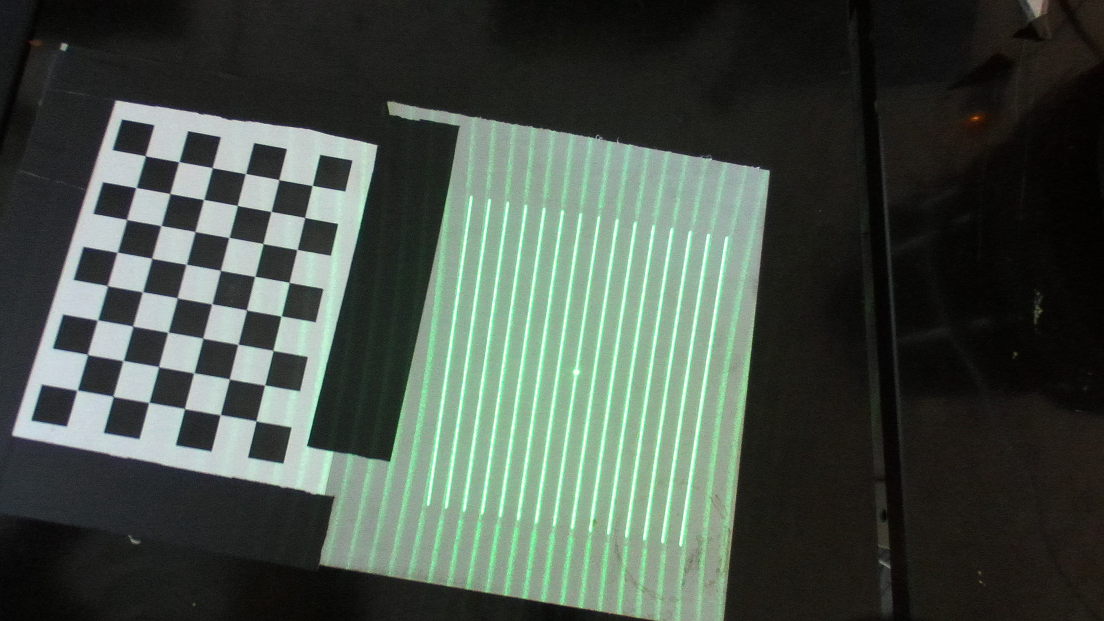
#> input picture calib_imgs/set1/image1.png, 2208 x 1242 px (shown at 1/2 size)
$ python -i calibrate_laser.py   (imports and definitions only)   (older library calls are emulated)
#> lines starting #> are read from the running program, lines starting #| are printed output that depends on the picture
### src/laser_stereo_system/constants.py
import numpy as np
from enum import Enum

class ImageDisplay:
    DISP_COLORS = [ #BGR
        (255,0,0), # royal blue
        (0,255,0), # green
        (0,0,255), # brick red
        (255,255,0), # cyan
        (255,0,255), # magenta
        (0,255,255), # yellow
        (255,160,122), # light salmon
        (180,0,0), # dark blue
        (0,180,0), # forest green
        (0,0,180), # crimson
        (180,180,0), # turquoise
        (180,0,180), # purple
        (0,180,180), # wheat
        (180,180,180), # gray
        (255,180,100), # cerulean
    ]

    DISP_COLORSf = [ #BGR
        (1,0,0), # royal blue
        (0,1,0), # green
        (0,0,1), # brick red
        (1,1,0), # cyan
        (1,0,1), # magenta
        (0,1,1), # yellow
        (1,.627,.478), # light salmon
        (.7,0,0), # dark blue
        (0,.7,0), # forest green
        (0,0,.7), # crimson
        (.7,.7,0), # turquoise
        (.7,0,.7), # purple
        (0,.7,.7), # wheat
        (.7,.7,.7), # gray
        (1,.7,.4), # cerulean
    ]
    SHOW_ALL_IMGS = True
    DEBUG = False

class LaserCalibration:
    MERGE_HLP_LINE_DIST_THRESH = 20
    MERGE_HLP_LINES_ANG_THRESH = 3
    RECORD_DATA = True

class LaserDetection:
    NUM_LASER_LINES = 15
    DEFAULT_GVAL_MIN_VAL = 1910.
    DEFAULT_COLOR_WEIGHTS = (0.12,0.85,.12)#(0.12, 0.85, 0.18) # RGB
    GVAL_WINLEN = 5 # px
    class LaserDetectorStep(Enum):
        ORIG = 1
        REWARD = 2
        GVAL = 3
        SUBPX = 4
        FILTER = 5
        SEGMENT = 6
        ASSOC = 7
        GET3D = 8
    DEFAULT_ROI = ((0.1, 0.25), (0.9, 0.75)) # region of interest defined as (tl, tr) where tl and tr as defined by (height%, width%)

class Camera:

    D = np.array([])
    '''
    The distortion parameters, size depending on the distortion model.
    For "plumb_bob", the 5 parameters are: (k1, k2, t1, t2, k3).
    '''

    K = np.array([])
    '''
    Intrinsic camera matrix for the raw (distorted) images.
        [fx  0 cx]
    K = [ 0 fy cy]
        [ 0  0  1]
    Projects 3D points in the camera coordinate frame to 2D pixel
    coordinates using the focal lengths (fx, fy) and principal point
    (cx, cy).
    '''

    R = np.array([])
    '''
    Rectification matrix (stereo cameras only)
    A rotation matrix aligning the camera coordinate system to the ideal
    stereo image plane so that epipolar lines in both stereo images are
    parallel.
    '''

    P = np.array([])
    '''
    Projection/camera matrix
        [fx'  0  cx' Tx]
    P = [ 0  fy' cy' Ty]
        [ 0   0   1   0]
    By convention, this matrix specifies the intrinsic (camera) matrix
    of the processed (rectified) image. That is, the left 3x3 portion
    is the normal camera intrinsic matrix for the rectified image.
    It projects 3D points in the camera coordinate frame to 2D pixel
    coordinates using the focal lengths (fx', fy') and principal point
    (cx', cy') - these may differ from the values in K.
    For monocular cameras, Tx = Ty = 0. Normally, monocular cameras will
    also have R = the identity and P[1:3,1:3] = K.
    For a stereo pair, the fourth column [Tx Ty 0]' is related to the
    position of the optical center of the second camera in the first
    camera's frame. We assume Tz = 0 so both cameras are in the same
    stereo image plane. The first camera always has Tx = Ty = 0. For
    the right (second) camera of a horizontal stereo pair, Ty = 0 and
    Tx = -fx' * B, where B is the baseline between the cameras.
    Given a 3D point [X Y Z]', the projection (x, y) of the point onto
    the rectified image is given by:
    [u v w]' = P * [X Y Z 1]'
            x = u / w
            y = v / w
    This holds for both images of a stereo pair.
    '''

    def __init__(self, D, K, R, P):
        # type:(np.ndarray, np.ndarray, np.ndarray, np.ndarray) -> Camera
        self.D = D
        self.K = K
        self.R = R
        self.P = P

class ZedMini:
    LeftRectHD2K = Camera(
        D=np.array([]),
        K=np.array([[1407.8599853515625, 0.0, 1083.25],
                    [0.0, 1407.1199951171875, 623.6740112304688],
                    [0.0, 0.0, 1.0]]),
        R=np.array([[1.0, 0.0, 0.0],
                    [0.0, 1.0, 0.0],
                    [0.0, 0.0, 1.0]]),
        P=np.array([[1407.8599853515625, 0.0, 1083.25, 0.0],
                      [0.0, 1407.1199951171875, 623.6740112304688, 0.0],
                      [0.0, 0.0, 1.0, 0.0]]))

### src/laser_stereo_system/calibrate_laser.py
import numpy as np
from laser_detection import cupy, color_reward, gval, pxpatch, subpx
import os
from PIL import Image
from debug.fancylogging import *
from constants import ZedMini, LaserDetection, LaserCalibration, ImageDisplay
import cv2 as cv
from typing import Tuple
import sys
from util.opencvutil import draw_polar_lines
from util import mathutil
import math
from datetime import datetime as dt
from debug.perftracker import PerfTracker
from debug.debugshow import debugshow
import matplotlib.pyplot as plt
from numba import jit, njit
import uuid

DEFAULT_ROI = LaserDetection.DEFAULT_ROI
NUM_LASER_LINES = LaserDetection.NUM_LASER_LINES
mtx = ZedMini.LeftRectHD2K.K
DEBUG = ImageDisplay.DEBUG
DISP_COLORS = ImageDisplay.DISP_COLORS
DISP_COLORSf = ImageDisplay.DISP_COLORSf
MERGE_HLP_LINES_ANG_THRESH = LaserCalibration.MERGE_HLP_LINES_ANG_THRESH
MERGE_HLP_LINE_DIST_THRESH = LaserCalibration.MERGE_HLP_LINE_DIST_THRESH

DEFAULT_IMG_DATA = [
    ("calib_imgs/set1", 0.0224, (8,6), 1910.),
        #("calib_imgs/set2", 0.02909, (6,9), 1151.),
        #("calib_imgs/set3", 0.02909, (6,9), 1322.),
    #("calib_imgs/set4", 0.02909, (6,9), 1387.)
]


# [348 lines left out: functions throw_out_outlier_clusters, segmentation, imagept_laserplane_assoc, calibrate, not called in this run]


def main(
        calibration_img_info: list[tuple[str, float, tuple[int,int], float]],
        *, gpu=False):
    for img_folder, square_size_m, chessboard_dims, min_gval in calibration_img_info:
        imgs = []
        cpimgs = []
        filenames = []
        for filename in os.listdir(img_folder):
            if(filename.lower().endswith((".png", ".jpg", ".jpeg"))):
                print(f"Opening {filename}")
                img = Image.open(os.path.join(img_folder, filename))
                if img is not None:
                    imgs.append((filename, np.asarray(img))) # RGB format
                    cpimgs.append(cupy.asarray(img))
                    filenames.append(filename)
        calibrate(imgs, square_size_m, chessboard_dims, min_gval, gpu=gpu)


# [16 lines not run here, left out]

>>> import cv2
>>> picture = cv2.imread('../../calib_imgs/set1/image1.png', cv2.IMREAD_GRAYSCALE)
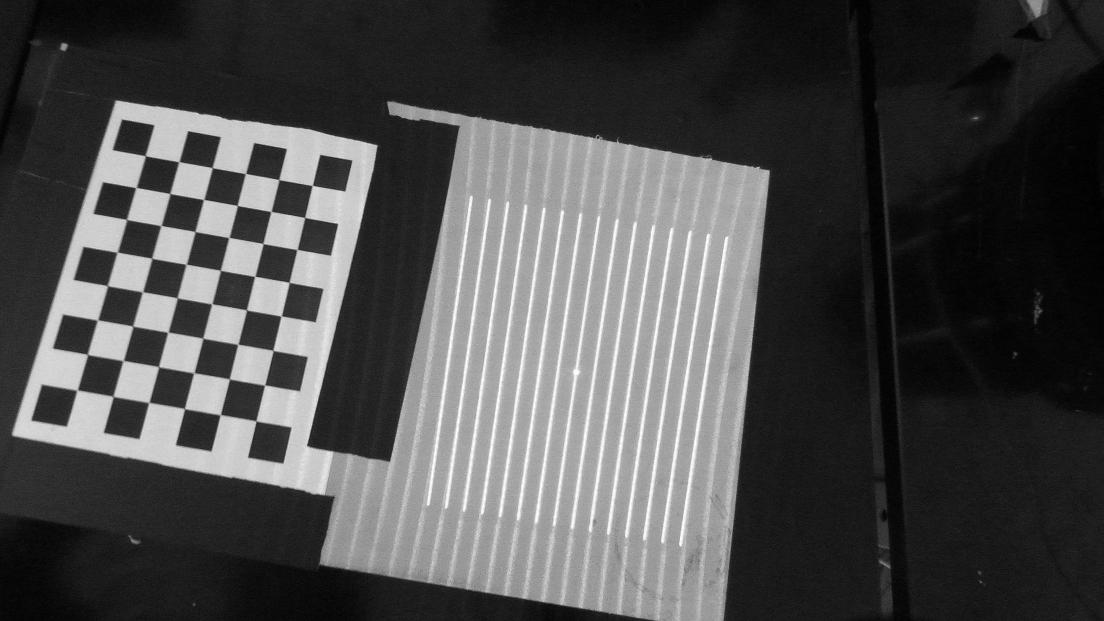
#> picture: shape (1242, 2208) (shown at 1/2 size); min 0, max 255, mean 76.5
>>> result = main(picture)
#> (the run stopped early here; a loop or call above may not have finished)
